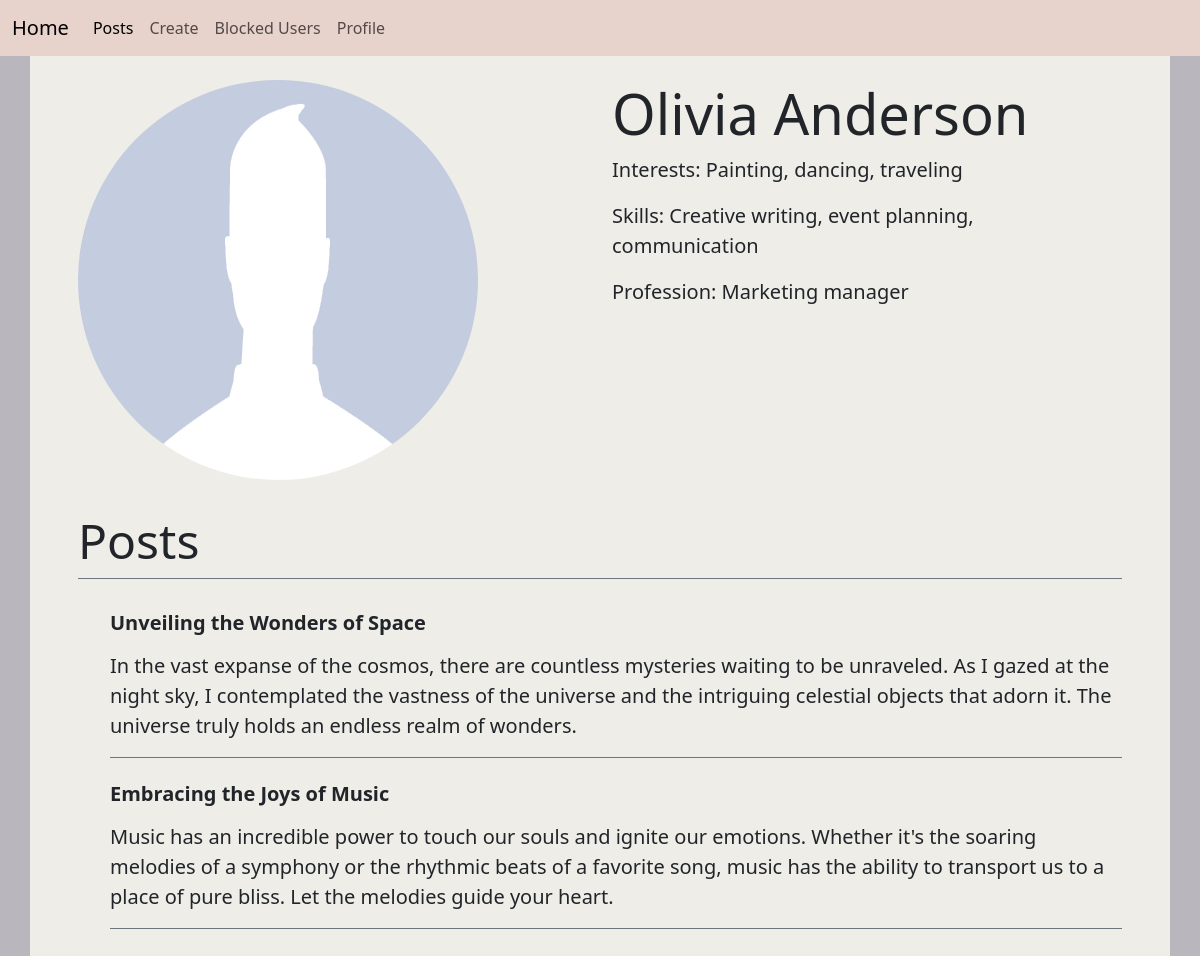
Screenshot of /profile/ (signed in) with the database file from the repository.
### posts/models.py (models this page shows, shortened)
class UserProfile(models.Model):
    user = models.OneToOneField(User, on_delete=models.CASCADE)
    image = models.ImageField(upload_to='images', default='../images/no-profile-picture-icon.jpg')
    blocked_users = models.ManyToManyField(User, related_name='blocked_by_users', blank=True)
    interests = models.CharField(max_length=255, blank=True)
    skills = models.CharField(max_length=255, blank=True)
    profession = models.CharField(max_length=255, blank=True)

class Post(models.Model):
    title = models.CharField(max_length=255)
    author = models.ForeignKey(User, on_delete=models.CASCADE, null=True, blank=True)
    content = models.TextField(null=True, blank=True)
    created_at = models.DateTimeField(default=timezone.now)
    last_updated = models.DateTimeField(auto_now=True)
    files = models.FileField(upload_to='post_files/', blank=True, null=True)

### posts/views.py (the view)
# urls.py: path('profile/', profile_view, name='profile'),
def profile_view(request):
    user = request.user
    profile = user.userprofile
    posts = Post.objects.filter(author=user)
    return render(request, 'profile.html', {'profile': profile, 'posts': posts})

### posts/templates/profile.html (shortened to what this page needs)
<!DOCTYPE html>
<html lang="en">
<head>
    <link href="https://cdn.jsdelivr.net/npm/bootstrap@5.3.0/dist/css/bootstrap.min.css" rel="stylesheet"
>
</head>
<body style="background-color: #B9B7BD">
<nav class="navbar navbar-expand-lg " style="background-color: #E7D2CC">
    <div class="container-fluid">
        <a class="navbar-brand" href="{% url 'posts' %}">Home</a>
        <div class="collapse navbar-collapse" id="navbarNav">
            <ul class="navbar-nav">
                <li class="nav-item">
                    <a class="nav-link active" aria-current="page" href="{% url 'posts' %}">Posts</a>
                </li>
                <li class="nav-item">
                    <a class="nav-link" href="{% url 'add' %}">Create</a>
                </li>
                <li class="nav-item">
                    <a class="nav-link" href="{% url 'blockedUsers' %}">Blocked Users</a>
                </li>
                <li class="nav-item">
                    <a class="nav-link" href="{% url 'profile' %}">Profile</a>
                </li>
            </ul>
        </div>
    </div>
</nav>
<div class="container py-4 px-5" style="background-color: #EEEDE7">
    <div class="row">
        <div class="col">
            <img src="{{MEDIA_URL}}{{profile.image.url}}" alt="Profile Photo" class="rounded-circle"
                 style="width: 400px; height: 400px">
        </div>
        <div class="col">
            <h1 class="display-4">{{ profile.user.first_name }} {{ profile.user.last_name }}</h1>
            <p class="lead">Interests: {{ profile.interests }}</p>
            <p class="lead">Skills: {{ profile.skills }}</p>
            <p class="lead">Profession: {{ profile.profession }}</p>
        </div>
    </div>
    <h2 class="display-5 fw-normal border-bottom  border-secondary my-4 py-2">Posts</h2>
    <ul>
        {% for post in posts %}
        <figure class="start border-bottom border-secondary pt-2">
            <blockquote class="blockquote display-6 fw-semibold">
                <p>{{post.title}}</p>
            </blockquote>
            <p class="lead">
                {{post.content}}
            </p>
        </figure>
        {% endfor %}
    </ul>
</div>
</body>
</html>

### rows the page displays
UserProfile: image (picture), user.first_name "Olivia", user.last_name "Anderson", interests "Painting, dancing, traveling", skills "Creative writing, event planning, communication", profession "Marketing manager"
Post: title "Unveiling the Wonders of Space", content "In the vast expanse of the cosmos, there are countless mysteries waiting to be unraveled. As I gazed at the night sky, I contemplated the vastness of the universe and the intriguing celestial objects that adorn it. The universe truly holds an endless realm of wonders."
Post: title "Embracing the Joys of Music", content "Music has an incredible power to touch our souls and ignite our emotions. Whether it's the soaring melodies of a symphony or the rhythmic beats of a favorite song, music has the ability to transport us to a place of pure bliss. Let the melodies guide your heart."
